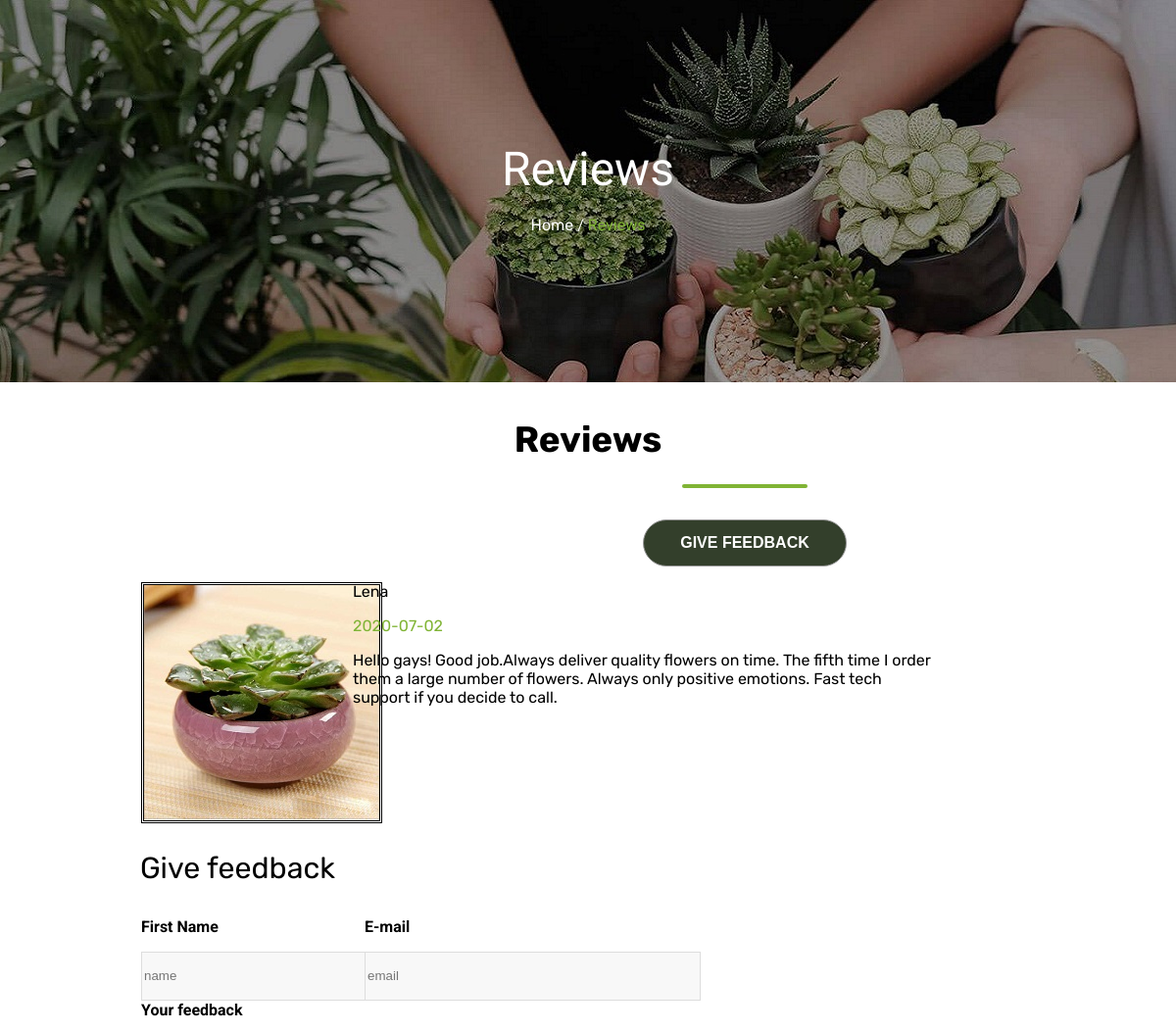
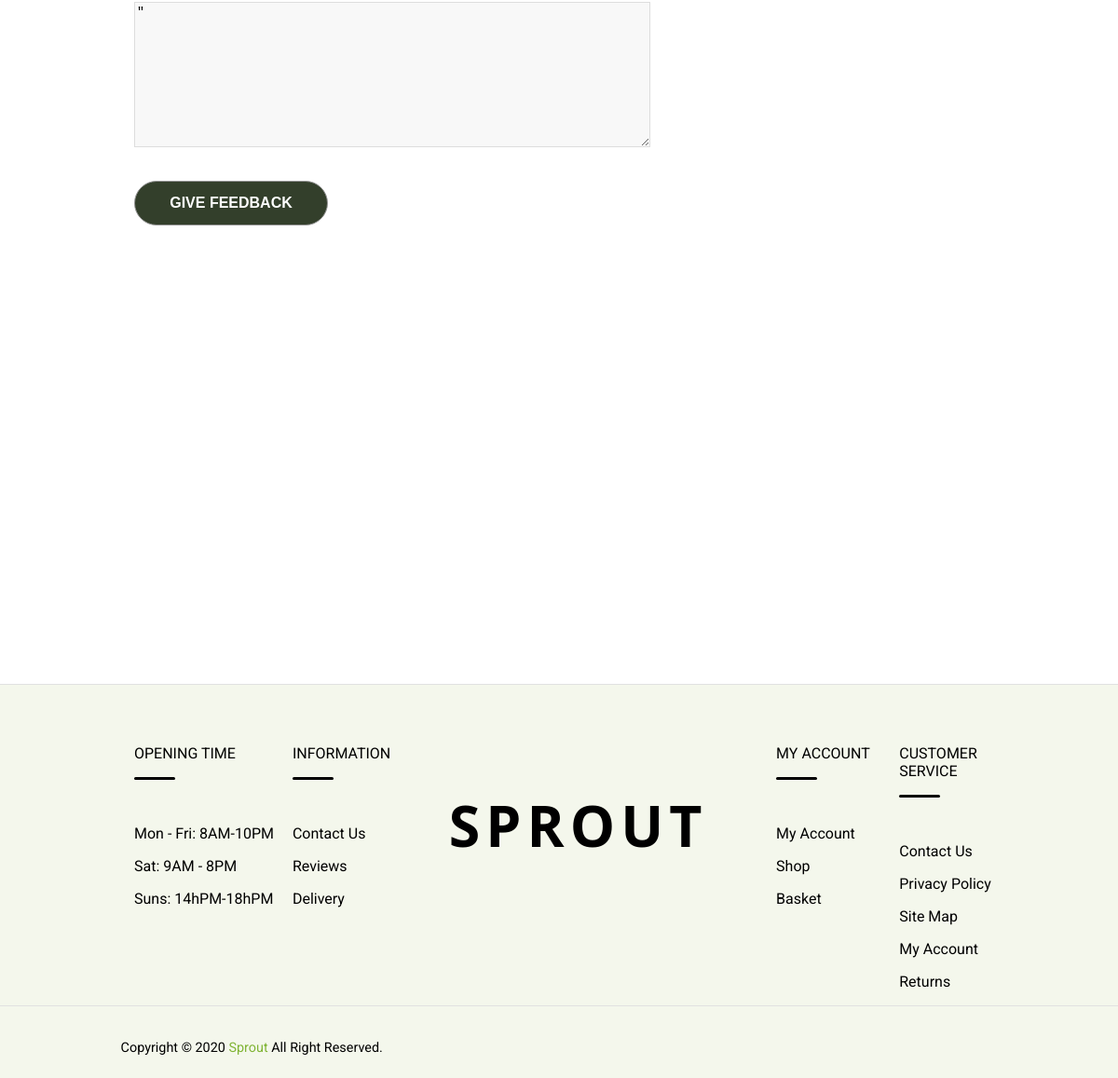
The app's page /pages/reviews.php with its own data (2 pictures, top to bottom).
### tables this page shows
CREATE TABLE `reviews` (
  `image` varchar(10) NOT NULL DEFAULT 'pol.jpg',
  `name` varchar(255) NOT NULL,
  `email` varchar(255) NOT NULL,
  `date` date DEFAULT NULL,
  `textarea` text NOT NULL,
  `id` int(11) NOT NULL
);

### pages/reviews.php (the view, shortened to what this page needs)
<!DOCTYPE html>
<html lang="en" dir="ltr">
  <head>
    <link rel="stylesheet" href="../css/style.css">
    <link rel="stylesheet" href="pe-icon-7-stroke/css/pe-icon-7-stroke.css">
    <link rel="stylesheet" href="pe-icon-7-stroke/css/helper.css">
</head>
<body>
   <div class="content">
            <div class="rblock1">
                  <p class="namesliderc">Reviews</p></br>
                  <p class="nameslidercu"><a href="../home.php">Home</a>   /   <span class="hcu"> Reviews</span></p>
            </div>
            <div class="rblock2">
                  <h1 class="dap">Reviews</h1>
                  <div class="polosar"></div>
                  <a href="#gf"><input type="submit" value="GIVE FEEDBACK" class="dog" ></a>
            </div>
            <div class="rew">
              <?php
                $reviews = mysqli_query($connection, "SELECT * FROM `reviews` ORDER BY id DESC");
              ?>
              <?php
                  while ( $people = mysqli_fetch_assoc($reviews) )
                  {
              ?>
                  <div class="tooop">
                        <div class="leftrew">
                              <img src="../images/<?php echo $people['image'];?>"  alt="src">
                        </div>
                        <div class="rigth">
                                  <div>
                                      <p class="namepeople"><?php echo $people['name'];?></p>
                                      <p class="dates"><?php echo $people['date'];?></p>
                                      <p class="text"><?php echo $people['textarea'];?></p>
                                </div>
                        </div>
                </div>
                  <?php
                  }
                 ?>
            </div>
            <div class="gf" id="gf">Give feedback</div>
            <div id="messages">
                        <form class="form" method="POST" action="reviews.php?id=<?php ?>#messages">
                                            <div class="fn">
                                                  <p>First Name</p>
                                                  <input type="text" name="name"  placeholder="name" size="40" class="texttest" value="<?php echo $_POST['name']; ?>" >
                                            </div>
                                            <div class="ec">
                                                  <p>E-mail</p>
                                                  <input type="text" name="email" placeholder="email" size="40" class="emailc" value="<?php echo $_POST['email']; ?>">
                                            </div>
                                            <p>Your feedback</p>
                                            <textarea name="textarea" rows="10" cols="40" class="textarea"><?php echo $_POST['textarea']; ?>"</textarea>
                                            <input type="submit" value="GIVE FEEDBACK" class="dogs" name="do_post">
                </form> <?php  ?>
                        </div>
  </div>
  <footer>
  <div class="footcurt">
        <div class="blockd1">
              <p>OPENING TIME</p>
              <div class="podcherk"></div>
              <ul class="mss">
                  <li>Mon - Fri: 8AM-10PM</li>
                  <li>Sat: 9AM - 8PM</li>
                  <li>Suns: 14hPM-18hPM</li>
              </ul>
        </div>
        <div class="blockd2">
              <p>INFORMATION</p>
              <div class="podcherk"></div>
              <ul class="mss">
                  <li><a href="contact.php">Contact Us</a></li>
                  <li><a href="reviews.php">Reviews</a></li>
                  <li><a href="delivery.php">Delivery</a></li>
              </ul>
        </div>
        <div class="blockd3">
              <a href="shop.php"><p class="rout">SPROUT</p></a>
        </div>
        <div class="blockd4">
              <p>MY ACCOUNT</p>
              <div class="podcherk"></div>
              <ul class="mss">
                  <li><a href="#">My Account</a></li>
                  <li><a href="shop.php">Shop</a></li>
                  <li><a href="basket.php">Basket</a></li>
              </ul>
        </div>
        <div class="blockd5">
              <p>CUSTOMER SERVICE</p>
              <div class="podcherk"></div>
              <ul class="mss">
                  <li><a href="contact.php">Contact Us</a></li>
                  <li><a href="#">Privacy Policy</a></li>
                  <li><a href="#">Site Map</a></li>
                  <li><a href="#">My Account</a></li>
                  <li><a href="#">Returns</a></li>
              </ul>
        </div>
  </div>
  <div class="hr">
  <p>Copyright &copy; 2020 <a href="shop.php">Sprout</a> All Right Reserved.</p>
  </div>
</footer>
</body>
</html>

### css/style.css (style rules this page uses)
body { display: grid; grid-template: 100px 500px 500px 1fr 1fr 100px/ 1fr; margin: 0px 0 0 0; min-height: 100%; font-family: 'Roboto', sans-serif; scroll-behavior: smooth; font-weight: 0; }
footer { grid-area: 6/1/7/2; padding: 0px 0px; display: flex; flex-wrap: wrap; justify-content: center; }
img[alt="src"] { margin-left: 9em; margin-top: 1em; border: 0.2em double black; margin-bottom: 1.5em; }
.tooop { width: 100%; float: left; }
.namepeople, .dates, .text { font-family: 'Rubik', sans-serif; }
.dates { color: #80b435; }
.leftrew { float: left; width: 30%; }
.rblock1 { position: relative; background-image: url(/images/banner-reviews.jpg); height: 390px; width: 100%; text-align:сenter; }
.gf { font-family: 'Rubik', sans-serif; font-size: 1.9em; padding-left: 4.7em; padding-top: 2em; width: 80%; }
.dap { text-align:center; margin-top: 1em; font-weight: bold; font-size: 2.3em; font-family: 'Rubik', sans-serif; }
.polosar { height: 0.2em; width: 8em; background-color: #80b435; border-radius: 2em; margin-left: 43.5em; }
.podcherk { width: 44px; height: 3px; background-color: black; border-radius: 2px; }
li a { text-decoration:none; color: black; }
.mss { margin-top: 3em; padding-left: 0; }
.blockd2 { float: left; width: 10%; }
.mss li { margin-top: 1em; }
.blockd1 { float: left; width: 18%; }
.blockd3 { float: left; width: 45%; text-align: center; }
.blockd3 a { text-decoration: none; color: black; }
.blockd4 { float: left; width: 14%; }
.blockd5 { float: left; width: 12%; }
.rout { font-family: "Segoe UI"; font-size: 3.8em; font-weight: 800; letter-spacing: 0.1em; }
.hr { background-color:#F4F7EC; width: 100%; height: 55%; font-size: 0.9em; padding-top: 1.5em; padding-left: 9em; }
footer { margin-left: 0px; margin-right: 0px; }
.hr p a { color:#80b435; text-decoration: none; }
.nameslidercu a { text-decoration: none; color: white; font-family: 'Rubik', sans-serif; }
.nameslidercu { color: white; text-align: center; margin-top: 0; }
.namesliderc { color: white; padding-top: 3em; font-size: 3em; margin-top: 0; text-align: center; margin-bottom: 0; padding-top: 3em; }
.hcu { color:#80b435; }
#messages { float: left; width: 38%; padding-left: 9em; }
.texttest, .emailc, .phonec, .subject, .textarea { height: 3.5em; outline: none; border-color: #ddd; }
#messages p { font-weight: bold; font-size: 1em; }
.fn, .ec, .pc, .sc { width: 50%; float: left; }
.textarea { height: auto; width: 548px; }
.content { width: 100%; height: 100%; }
.footcurt { background-color:#F4F7EC; width: 100%; border-top: 1px solid #e1e1e1; border-bottom: 1px solid #e1e1e1; padding-left: 9em; padding-right:7em; padding-top: 3em; position: relative; margin-top: 43em; float: left; }
.content { width: 100%; float: left; }
.footcurt ul { list-style-type: none; text-decoration:none; }
.dog { margin-top: 2em; background-color: #333f2b; width: 13em; height: 3em; border-radius: 3em; text-align: center; color: white; font-size: 1em; font-weight: 600; border: 1px solid #959595; margin-left: 41em; }
.dogs { margin-top: 2em; background-color: #333f2b; width: 13em; height: 3em; border-radius: 3em; text-align: center; color: white; font-size: 1em; font-weight: 600; border: 1px solid #959595; }
.rigth { float: left; width: 50%; }
input, textarea { border: 1px solid #f1f1f1; background: #f8f8f8; }

### records on screen
reviews: image (picture), name "Lena", date "2020-07-02", textarea "Hello gays! Good job.Always deliver quality flowers on time. The fifth time I order them a large number of flowers. Always only positive emotions. Fast tech support if you decide to call."
